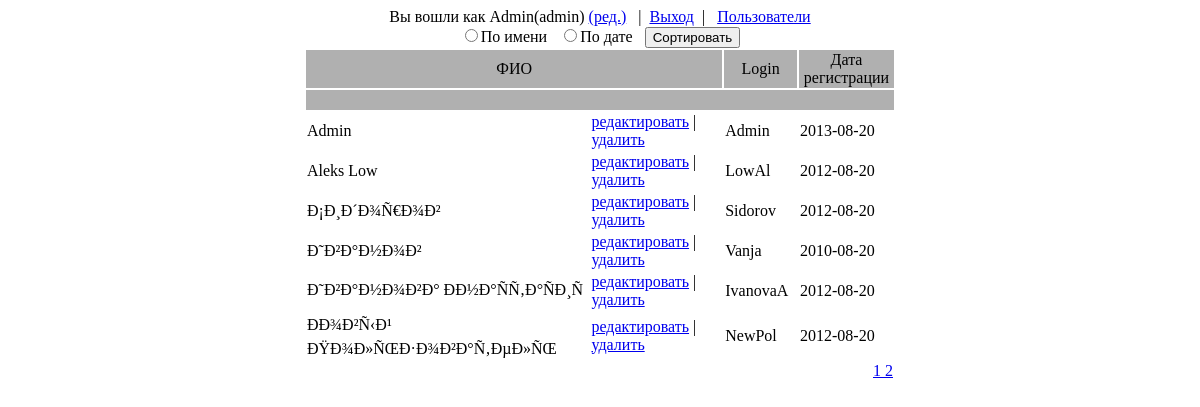
The page / (signed in) on the database its author committed.
### tables this page shows
CREATE TABLE `users` (
  `name` varchar(100) NOT NULL,
  `login` varchar(30) NOT NULL,
  `email` varchar(30) NOT NULL,
  `role` varchar(5) NOT NULL,
  `password` varchar(30) NOT NULL,
  `dateCreated` date NOT NULL
);

### script/viewUsers.php (the view, shortened to what this page needs)
<?php
require_once("connection.php");
if (isset($_GET['page'])){
  $page = $_GET['page'];
}else $page = 1;
$kol = 6;
$art = ($page * $kol) - $kol;
$res = mysqli_query($connect, "SELECT COUNT(*) FROM users");
$row = mysqli_fetch_row( $res);
$total = $row[0];
$str_pag = ceil($total / $kol);
if (isset($_GET['sort'])) {
	$filter=$_GET['sort'];
}
else {
	$filter='name';
}
$query = mysqli_query($connect, "SELECT name, login, dateCreated FROM users ORDER BY $filter LIMIT $art,$kol");
$array = mysqli_fetch_array($query);
do
{
	$edit=($_SESSION['role']=='admin')?"<td><a align='right' href=\"index.php?editUser=".$array['login']."\"'>редактировать</a> | <a align='right' href=\"script/deleteUser.php?deleteUser=".$array['login']."\"'>удалить</a></td>":"<td></td>";
	echo "<tr><td width='40%'>".$array['name']." ".$edit."</td><td>".
					$array['login']."</td><td> ".
					$array['dateCreated']."</td></tr>";
}
while($array = mysqli_fetch_array($query));
$paginationOut= "<tr'><td colspan='4' align='right'>";
          for ($i = 1; $i <= $str_pag; $i++){
              $paginationOut.= "<a href=index.php?page=".$i."&sort=".$filter."> ".$i." </a>";
          }
$paginationOut.= "<t/d'></tr>";
echo $paginationOut;
?>

### view/header.php (shortened to what this page needs)
<!DOCTYPE html PUBLIC "-//W3C//DTD XHTML 1.0 Strict//RU"
"http://www.w3.org/TR/xhtml1/DTD/xhtml1-strict.dtd">
<html xmlns="http://www.w3.org/1999/xhtml">
<head>
<link href='css/style.css' rel='stylesheet' type='text/css'>
</head>
<body>

### index.php (shortened to what this page needs)
<?php
include("view/header.php");
if (empty($_SESSION['login'])) {
	include("view/login.php");
}
else {
	include("view/menu.php");
	if (isset($_GET['editUser'])) {
		include("view/editor.php");
	}
	else {
		include("view/users.php");
	}
}
include("view/footer.php");
?>

### view/menu.php
<div class="menu">
	<div>Вы вошли как <?php echo $_SESSION['login']."(".$_SESSION['role'].") <a align='right' href=\"index.php?editUser=".$_SESSION['login']." \" >(ред.)</a>"; ?> &nbsp | &nbsp<a href="script/logout.php">Выход</a>&nbsp | &nbsp <a href="index.php">Пользователи</a></div>
</div>

### view/users.php (shortened to what this page needs)
<div align="center">
<form action="index.php" method="GET">
			<input name="sort" type="radio" value="name">По имени &nbsp
			<input name="sort" type="radio" value="dateCreated">По дате &nbsp
			<input type="submit" value="Сортировать">
</form>
</div>
<table width='50%' align="center" border=0>
	<tr bgcolor="BOBOBO"  align='center'>
		<td width='60%' colspan='2'>ФИО</td>
		<td width='10%'>Login</td>
		<td width='10%'>Дата регистрации</td>
	</tr>
	<tr bgcolor="BOBOBO">
		<td align="center" colspan="4"><div id="info">&nbsp</div></td>
	</tr>
	<?php require_once("script/viewUsers.php"); ?>
</table>

### view/footer.php
</body>
</html>

### css/style.css (style rules this page uses)
.menu { display: flex; justify-content: center; }

### rows shown on the page
users: name "Admin", login "Admin", dateCreated "2013-08-20"
users: name "Aleks Low", login "LowAl", dateCreated "2012-08-20"
users: name "Ð¡Ð¸Ð´Ð¾Ñ€Ð¾Ð²", login "Sidorov", dateCreated "2012-08-20"
users: name "Ð˜Ð²Ð°Ð½Ð¾Ð²", login "Vanja", dateCreated "2010-08-20"
users: name "Ð˜Ð²Ð°Ð½Ð¾Ð²Ð° ÐÐ½Ð°ÑÑ‚Ð°ÑÐ¸Ñ", login "IvanovaA", dateCreated "2012-08-20"
users: name "ÐÐ¾Ð²Ñ‹Ð¹ ÐŸÐ¾Ð»ÑŒÐ·Ð¾Ð²Ð°Ñ‚ÐµÐ»ÑŒ", login "NewPol", dateCreated "2012-08-20"

### other values the page prints
$_SESSION['login'] "Admin"
$_SESSION['role'] "admin"
